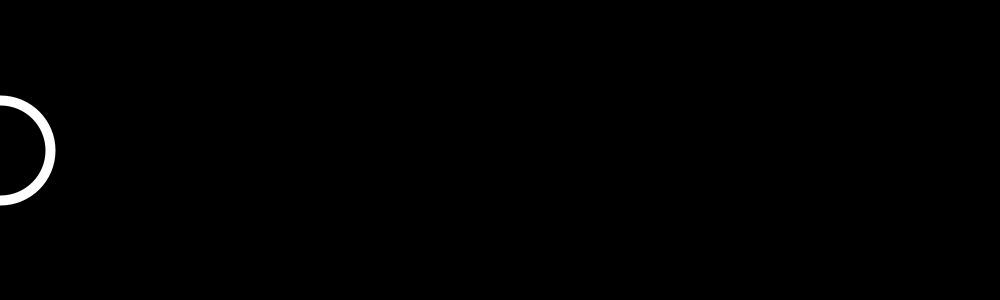
Frame 1 (no input)
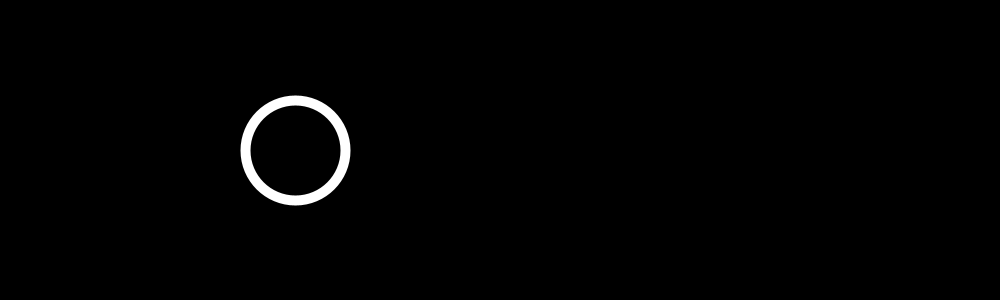
Frame 60 (the mouse pressed at the canvas centre just before this capture)
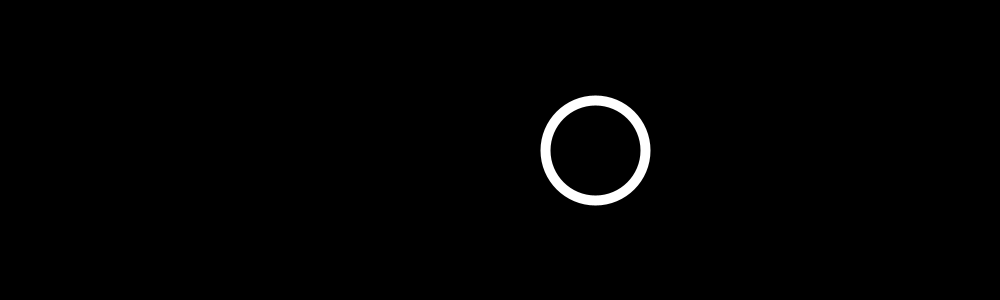
Frame 120 (the mouse held since frame 60 and released just before this capture)

The Processing sketch that drew these frames (run headless with seeded random() and noise(); from frame 60 on, the mouse is pressed at the canvas centre):

// Processing sketch: orstatement
// ── orstatement.pde
int x = 0;
int speed = +5;

void setup() {
  size(1000, 300);
}

void draw() {
  background(0);
  noFill();
  stroke(255);
  strokeWeight(10);
  circle(x, 150, 100);

  x = x + speed;

  if (x > width || x < 0) {
    speed = -speed;
  }
  
}
